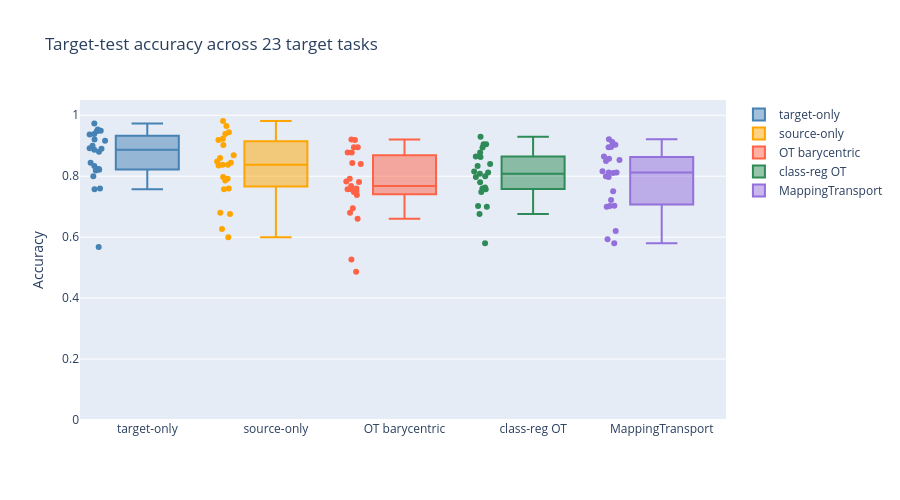

Notebook code cell kept with this figure:
### Code cell
# --- Visualise the rotation results ---
methods = ["target-only", "source-only", "OT barycentric", "class-reg OT", "MappingTransport"]
colors  = ["steelblue", "orange", "tomato", "seagreen", "mediumpurple"]

# 1) Boxplot — distribution of accuracy per method across all targets
fig = go.Figure()
for m, c in zip(methods, colors):
    fig.add_trace(go.Box(
        y=results_df[m].dropna(),
        name=m, marker_color=c,
        boxpoints="all", jitter=0.3, pointpos=-1.6,
    ))
fig.update_layout(
    title=f"Target-test accuracy across {len(results_df)} target tasks",
    yaxis_title="Accuracy", yaxis=dict(range=[0, 1.05]),
    width=900, height=500,
)
fig.show()

# 2) Heatmap — winner per row bolded and outlined
short_names = [n if len(n) <= 36 else n[:33] + "..." for n in results_df["target_task"]]
heat = results_df[methods].values
heat_for_argmax = np.where(np.isnan(heat), -np.inf, heat)
best_col = np.argmax(heat_for_argmax, axis=1)

text_matrix = [
    [
        ("" if np.isnan(v)
         else (f"<b>{v:.2f}</b>" if j == best_col[i] else f"{v:.2f}"))
        for j, v in enumerate(row)
    ]
    for i, row in enumerate(heat)
]

fig = go.Figure(data=go.Heatmap(
    z=heat, x=methods, y=short_names,
    text=text_matrix,
    texttemplate="%{text}", textfont=dict(size=10),
    colorscale="RdYlGn", zmin=0, zmax=1,
    colorbar=dict(title="accuracy"),
))
# Outline the winning cell on each row
for i, j in enumerate(best_col):
    fig.add_shape(
        type="rect", xref="x", yref="y",
        x0=j - 0.5, x1=j + 0.5,
        y0=i - 0.5, y1=i + 0.5,
        line=dict(color="black", width=2.5),
        fillcolor="rgba(0,0,0,0)",
        layer="above",
    )
fig.update_layout(
    title=f"Accuracy heatmap ({len(results_df)} target tasks × {len(methods)} methods) — winner per row outlined",
    width=900, height=max(450, 24 * len(results_df)),
    yaxis=dict(autorange="reversed"),
)
fig.show()

# 3) Numerical summary — mean / median / win rate vs source-only baseline
summary = results_df[methods].agg(["mean", "median", "std"]).T.round(3)
wins_vs_src = (results_df[methods].sub(results_df["source-only"], axis=0) > 0).sum()
wins_vs_tgt = (results_df[methods].sub(results_df["target-only"], axis=0) > 0).sum()
summary["wins_vs_source-only"] = wins_vs_src
summary["wins_vs_target-only"] = wins_vs_tgt
summary["best_count"] = (results_df[methods].rank(axis=1, ascending=False, method="min") == 1).sum()
print("Per-method summary across all rotated targets:\n")
print(summary)

### Figure 1 — Plotly figure (JSON) as saved in the notebook; plotly's stock layout.template omitted (floating-point values rounded to 4 significant figures)
{"data": [{"boxpoints": "all", "jitter": 0.3, "marker": {"color": "steelblue"}, "name": "target-only", "pointpos": -1.6, "type": "box", "y": [0.824, 0.7568, 0.8438, 0.8919, 0.9167, 0.9531, 0.973, 0.5676, 0.8214, 0.9492, 0.8903, 0.887, 0.76, 0.9, 0.92, 0.9474, 0.8333, 0.8235, 0.8, 0.88, 0.819, 0.9368, 0.9388]}, {"boxpoints": "all", "jitter": 0.3, "marker": {"color": "orange"}, "name": "source-only", "pointpos": -1.6, "type": "box", "y": [0.848, 0.7568, 0.9187, 0.6757, 0.7917, 0.8438, 0.8378, 0.7973, 0.7857, 0.6271, 0.9226, 0.8348, 0.68, 0.6, 0.76, 0.8684, 0.9444, 0.902, 0.8375, 0.86, 0.981, 0.9644, 0.9388]}, {"boxpoints": "all", "jitter": 0.3, "marker": {"color": "tomato"}, "name": "OT barycentric", "pointpos": -1.6, "type": "box", "y": [0.768, 0.7568, 0.9187, 0.4865, 0.7917, 0.7812, 0.7568, 0.527, 0.7381, 0.6949, 0.8774, 0.7478, 0.68, 0.66, 0.76, 0.8947, 0.9206, 0.8431, 0.75, 0.84, 0.8952, 0.7826, 0.8776]}, {"boxpoints": "all", "jitter": 0.3, "marker": {"color": "seagreen"}, "name": "class-reg OT", "pointpos": -1.6, "type": "box", "y": [0.808, 0.7568, 0.8938, 0.6757, 0.8333, 0.8125, 0.8649, 0.7973, 0.7024, 0.7627, 0.929, 0.7478, 0.76, 0.58, 0.78, 0.8158, 0.9048, 0.8627, 0.8, 0.84, 0.9048, 0.6996, 0.8776]}, {"boxpoints": "all", "jitter": 0.3, "marker": {"color": "mediumpurple"}, "name": "MappingTransport", "pointpos": -1.6, "type": "box", "y": [0.912, 0.8108, 0.85, 0.7027, 0.8958, 0.8125, 0.8649, 0.7973, 0.7024, 0.5932, 0.9032, 0.7217, 0.7, 0.58, 0.8, 0.9211, 0.8571, 0.8529, 0.8125, 0.62, 0.8952, 0.751, 0.8163]}], "layout": {"height": 500, "title": {"text": "Target-test accuracy across 23 target tasks"}, "width": 900, "yaxis": {"range": [0, 1.05], "title": {"text": "Accuracy"}}}}
